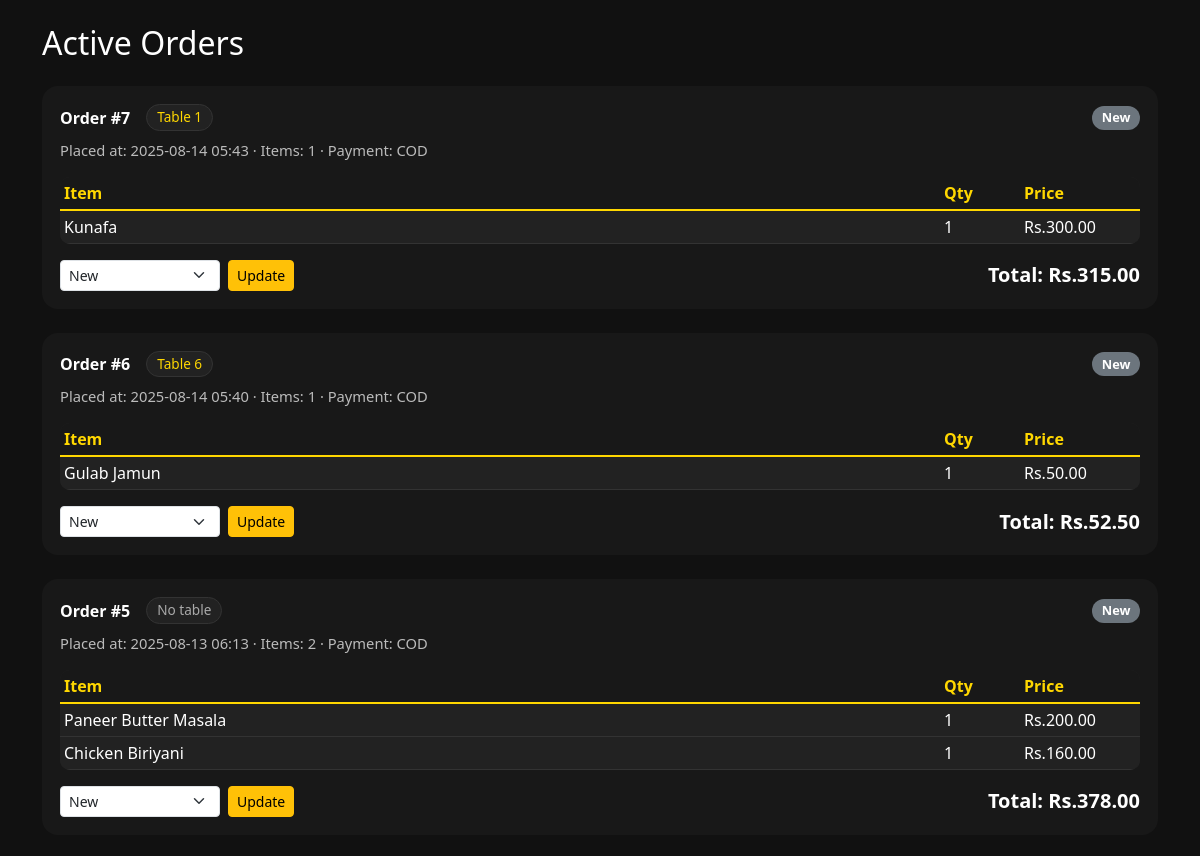
Before: /menu/staff/orders/ (signed in, upper part) with the older database file.
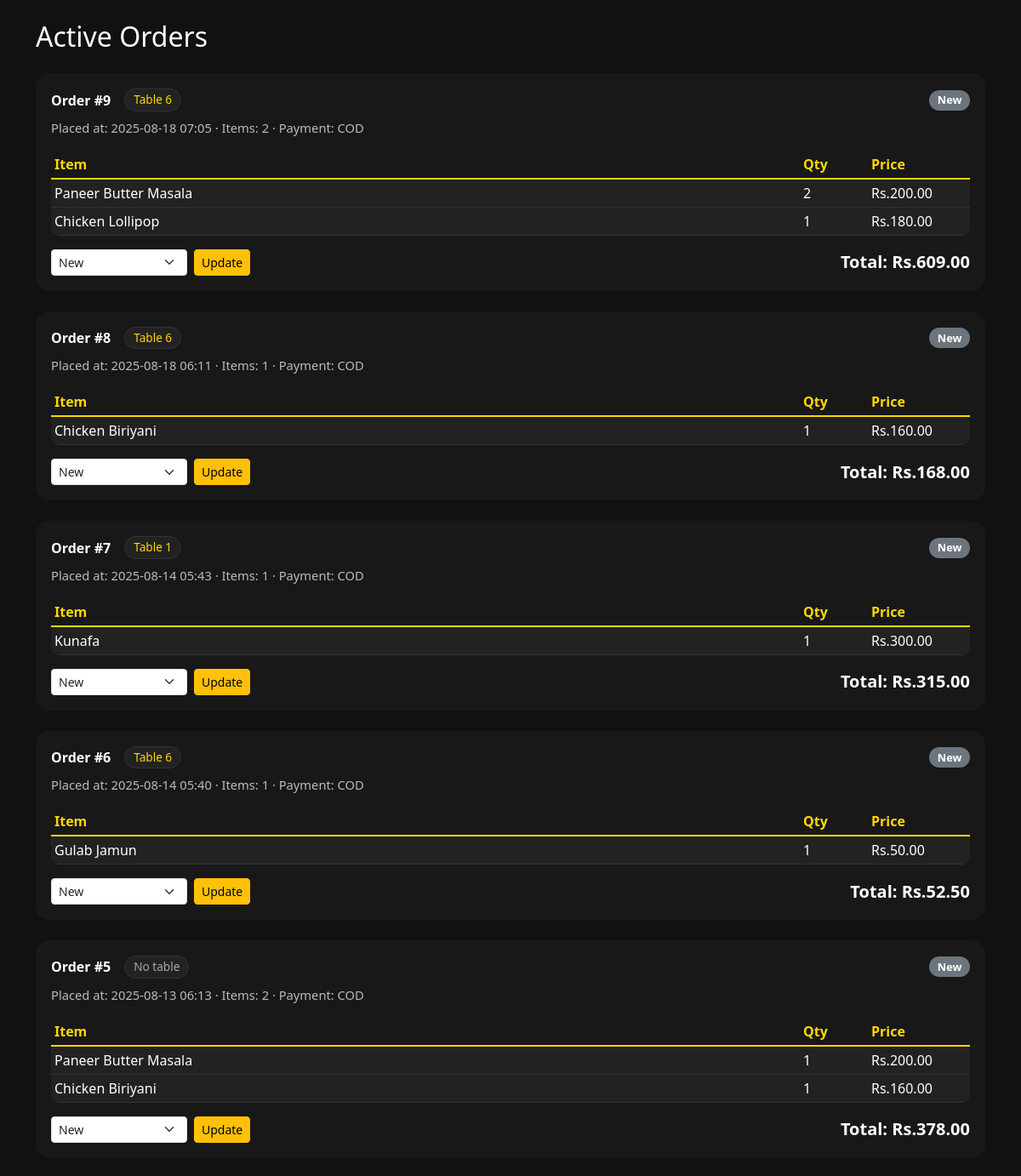
After: the same page with the newer database file.
### menu/models.py (models this page shows, shortened)
class Order(models.Model):
    hotel = models.ForeignKey(Hotel, on_delete=models.CASCADE)
    table = models.ForeignKey(DiningTable, on_delete=models.SET_NULL, null=True, blank=True, related_name='orders')
    guest_count = models.PositiveIntegerField(default=1)
    payment_method = models.CharField(max_length=10, choices=[('COD', 'Cash'), ('ONLINE', 'Online')])
    status = models.CharField(max_length=20, choices=STATUS_CHOICES, default='New')
    subtotal = models.DecimalField(max_digits=10, decimal_places=2, default=0.00)
    gst = models.DecimalField(max_digits=10, decimal_places=2, default=0.00)
    total_amount = models.DecimalField(max_digits=10, decimal_places=2, default=0.00)
    created_at = models.DateTimeField(auto_now_add=True)

class DiningTable(models.Model):
    hotel = models.ForeignKey(Hotel, on_delete=models.CASCADE, related_name='tables')
    number = models.CharField(max_length=10)  # "1", "A1", "VIP-2", etc.
    table_code = models.SlugField(max_length=40, unique=True, blank=True)  # globally unique code
    qr_image = models.ImageField(upload_to='qr_codes/tables/', blank=True, null=True)
    seats = models.PositiveSmallIntegerField(default=4)
    is_active = models.BooleanField(default=True)
    class Meta:
        constraints = [
            models.UniqueConstraint(fields=['hotel', 'number'], name='unique_table_per_hotel'),
        ]
        ordering = ['hotel_id', 'number']

class OrderItem(models.Model):
    order = models.ForeignKey(Order, on_delete=models.CASCADE, related_name='items')
    menu_item = models.ForeignKey(MenuItem, on_delete=models.CASCADE)
    quantity = models.PositiveIntegerField()
    price = models.DecimalField(max_digits=8, decimal_places=2)

class MenuItem(models.Model):
    category = models.ForeignKey(Category, on_delete=models.CASCADE)
    name = models.CharField(max_length=100)
    description = models.TextField(blank=True)
    price = models.DecimalField(max_digits=6, decimal_places=2)
    image = models.ImageField(upload_to='menu_images/', blank=True)
    available = models.BooleanField(default=True)
    description_tone = models.CharField(
        max_length=20,
        choices=TONE_CHOICES,
        default='appetizing',
        help_text=("Tone style for AI-generated description")
    )
    tags = models.ManyToManyField(Tag, blank=True)

### menu/views.py (the view)
# urls.py: path('staff/orders/', views.staff_orders, name='staff_orders'),
@staff_member_required
def staff_orders(request):
    active_statuses = ['New', 'Preparing', 'Ready']
    completed_statuses = ['Served']
    base = (Order.objects
            .select_related('hotel', 'table')
            .prefetch_related('items__menu_item'))
    orders_active = base.filter(status__in=active_statuses).order_by('-created_at')
    orders_completed = base.filter(status__in=completed_statuses).order_by('-created_at')
    status_choices = ['New', 'Preparing', 'Ready', 'Served']
    return render(request, 'menu/staff_orders.html', {
        'orders_active': orders_active,
        'orders_completed': orders_completed,
        'status_choices': status_choices,
    })

### menu/templates/menu/staff_orders.html (shortened to what this page needs)
{% load static %}
<!DOCTYPE html>
<html>
<head>
    <link href="https://cdn.jsdelivr.net/npm/bootstrap@5.3.0/dist/css/bootstrap.min.css" rel="stylesheet">
</head>
<body>
<div class="container py-4">
    <h2 class="mb-4">Active Orders</h2>
    {% for order in orders_active %}
        <div class="order-card">
            <div class="d-flex justify-content-between align-items-center mb-2">
                <div class="d-flex align-items-center flex-wrap">
                    <span class="me-2 fw-semibold">Order #{{ order.id }}</span>
                    {% if order.table %}
                        <span class="table-chip">Table {{ order.table.number }}</span>
                    {% else %}
                        <span class="table-chip muted">No table</span>
                    {% endif %}
                </div>
                {% if order.status == "New" %}
                  <span class="badge rounded-pill bg-secondary status-badge">New</span>
                {% elif order.status == "Preparing" %}
                  <span class="badge rounded-pill bg-warning text-dark status-badge">Preparing</span>
                {% elif order.status == "Ready" %}
                  <span class="badge rounded-pill bg-info text-dark status-badge">Ready</span>
                {% elif order.status == "Served" %}
                  <span class="badge rounded-pill bg-success status-badge">Served</span>
                {% else %}
                  <span class="badge rounded-pill bg-light text-dark status-badge">{{ order.status }}</span>
                {% endif %}
            </div>
            <div class="meta">
                Placed at: {{ order.created_at|date:"Y-m-d H:i" }}
                &middot;
                Items: {{ order.items.count }}
                {% if order.payment_method %}&middot; Payment: {{ order.payment_method }}{% endif %}
            </div>
            <table class="table table-sm order-items-table mt-3">
                <thead>
                    <tr>
                        <th>Item</th>
                        <th style="width: 80px;">Qty</th>
                        <th style="width: 120px;">Price</th>
                    </tr>
                </thead>
                <tbody>
                    {% for item in order.items.all %}
                        <tr>
                            <td>{{ item.menu_item.name }}</td>
                            <td>{{ item.quantity }}</td>
                            <td>Rs.{{ item.price }}</td>
                        </tr>
                    {% empty %}
                        <tr>
                            <td colspan="3" class="text-center text-muted">No items</td>
                        </tr>
                    {% endfor %}
                </tbody>
            </table>
            <div class="d-flex justify-content-between align-items-center">
                <form method="post" action="{% url 'update_order_status' order.id %}" class="d-inline">
                    <div class="d-inline-flex align-items-center">
                        <select name="status" class="form-select form-select-sm d-inline w-auto" style="min-width: 160px;">
                            {% for s in status_choices %}
                                <option value="{{ s }}" {% if order.status == s %}selected{% endif %}>{{ s }}</option>
                            {% endfor %}
                        </select>
                        <button type="submit" class="btn btn-sm btn-warning status-btn">Update</button>
                    </div>
                </form>
                <div class="fw-bold fs-5">Total: Rs.{{ order.total_amount }}</div>
            </div>
        </div>
    {% empty %}
        <div class="alert alert-info">No active orders.</div>
    {% endfor %}
</div>
</body>
</html>

Changed rows visible on the page:
added Order: id "9", table.number "6", shows "New", created_at "2025-08-18 07:05", items.count "2", payment_method "COD", status "New", total_amount "609.00"
added OrderItem: menu_item.name "Paneer Butter Masala", quantity "2", price "200.00", shown under "9"
added OrderItem: menu_item.name "Chicken Lollipop", quantity "1", price "180.00", shown under "9"
added Order: id "8", table.number "6", shows "New", created_at "2025-08-18 06:11", items.count "1", payment_method "COD", status "New", total_amount "168.00"
added OrderItem: menu_item.name "Chicken Biriyani", quantity "1", price "160.00", shown under "8"
